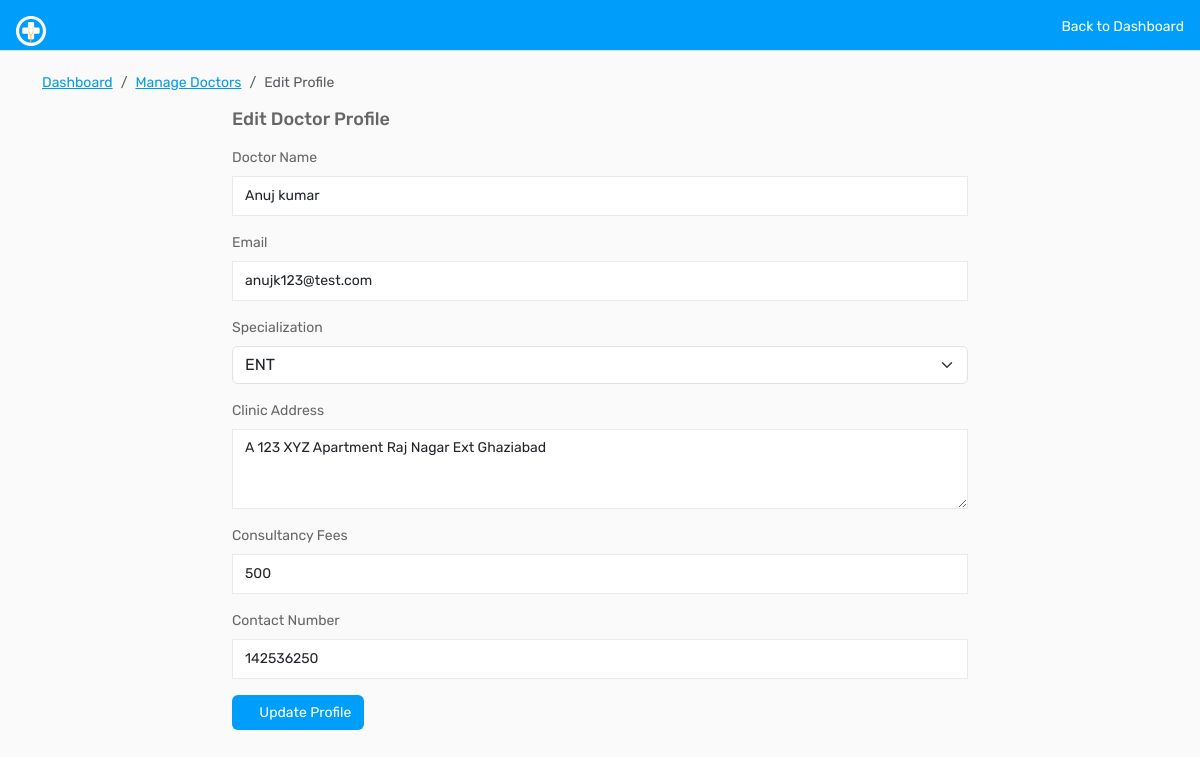
/doctor/edit-profile.php (signed in), run on the app's committed database.
### tables this page shows
CREATE TABLE `doctors` (
  `id` int(11) NOT NULL,
  `specilization` varchar(255) DEFAULT NULL,
  `doctorName` varchar(255) DEFAULT NULL,
  `address` longtext DEFAULT NULL,
  `docFees` varchar(255) DEFAULT NULL,
  `contactno` bigint(11) DEFAULT NULL,
  `docEmail` varchar(255) DEFAULT NULL,
  `password` varchar(255) DEFAULT NULL,
  `creationDate` timestamp NULL DEFAULT current_timestamp(),
  `updationDate` timestamp NULL DEFAULT NULL ON UPDATE current_timestamp()
);

### doctor/edit-profile.php (the view, shortened to what this page needs)
<?php
include('includes/config.php');
if (strlen($_SESSION['id'] == 0)) {
    header('location: auth/logout.php');
} else {
?>
    <!DOCTYPE html>
    <html lang="en">
    <head>
        <link href="https://cdn.jsdelivr.net/npm/bootstrap@5.3.3/dist/css/bootstrap.min.css" rel="stylesheet">
        <link rel="stylesheet" href="assets/css/font-awesome.min.css">
        <link rel="stylesheet" href="assets/css/style.css">
    </head>
    <body>
        <div class="header bg-primary mb-4 p-3 d-flex justify-content-between">
            <a href="dashboard.php" class="text-white text-decoration-none">
                <img src="assets/images/logo.png" width="30" height="30" alt="CARE">
            </a>
            <a href="dashboard.php" class="text-white text-decoration-none">Back to Dashboard</a>
        </div>
        <div class="container mt-5 py-4">
            <nav aria-label="breadcrumb">
                <ol class="breadcrumb">
                    <li class="breadcrumb-item"><a href="dashboard.php">Dashboard</a></li>
                    <li class="breadcrumb-item"><a href="manage-doctor.php">Manage Doctors</a></li>
                    <li class="breadcrumb-item active" aria-current="page">Edit Profile</li>
                </ol>
            </nav>
            <div class="row mb-4">
                <div class="col-md-8 mx-auto">
                    <h4 class="mb-3">Edit Doctor Profile</h4>
                    <?php
                    $did = $_SESSION['dlogin'];
                    $sql = mysqli_query($con, "SELECT * FROM doctors WHERE docEmail='$did'");
                    while ($data = mysqli_fetch_array($sql)) {
                    ?>
                        <form method="post" name="editprofile">
                            <div class="mb-3">
                                <label for="doctorName" class="form-label">Doctor Name</label>
                                <input type="text" name="doctorName" id="doctorName" class="form-control" value="<?php echo htmlentities($data['doctorName']); ?>" required>
                            </div>
                            <div class="mb-3">
                                <label for="doctorEmail" class="form-label">Email</label>
                                <input type="email" name="doctorEmail" id="doctorEmail" class="form-control" value="<?php echo htmlentities($data['docEmail']); ?>" readonly>
                            </div>
                            <div class="mb-3">
                                <label for="specialization" class="form-label">Specialization</label>
                                <select name="specialization" id="specialization" class="form-select" required>
                                    <option value="<?php echo htmlentities($data['specilization']); ?>"><?php echo htmlentities($data['specilization']); ?></option>
                                </select>
                            </div>
                            <div class="mb-3">
                                <label for="clinicAddress" class="form-label">Clinic Address</label>
                                <textarea name="clinicAddress" id="clinicAddress" class="form-control" rows="3"><?php echo htmlentities($data['address']); ?></textarea>
                            </div>
                            <div class="mb-3">
                                <label for="fees" class="form-label">Consultancy Fees</label>
                                <input type="number" name="fees" id="fees" class="form-control" value="<?php echo htmlentities($data['docFees']); ?>" required>
                            </div>
                            <div class="mb-3">
                                <label for="contact" class="form-label">Contact Number</label>
                                <input type="text" name="contact" id="contact" class="form-control" value="<?php echo htmlentities($data['contactno']); ?>" required>
                            </div>
                            <button type="submit" name="submit" class="btn btn-primary">
                                <i class="fa fa-save"></i> Update Profile
                            </button>
                        </form>
                    <?php } ?>
                </div>
            </div>
        </div>
    </body>
    </html>
<?php } ?>

### data on the page
doctors: doctorName "Anuj kumar", doctorEmail "anujk123@test.com", specialization "ENT", clinicAddress "A 123 XYZ Apartment Raj Nagar Ext Ghaziabad", fees "500", contact "142536250"
